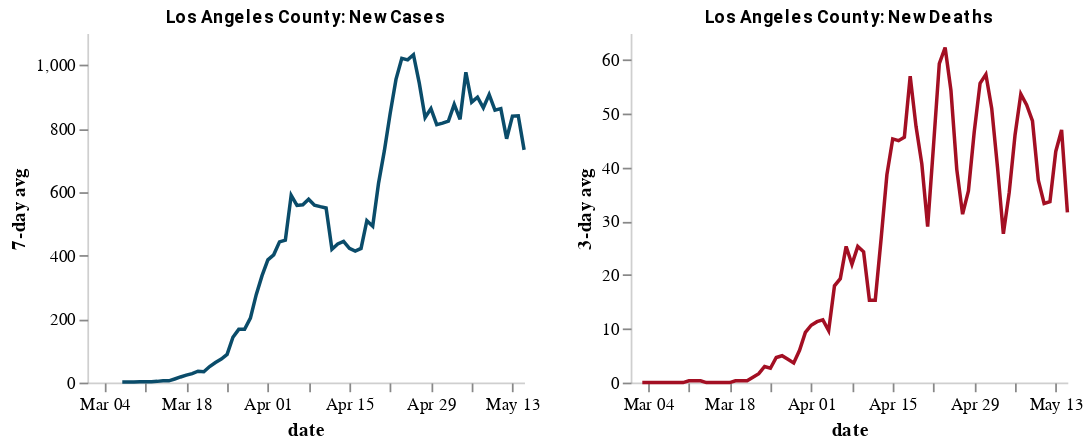
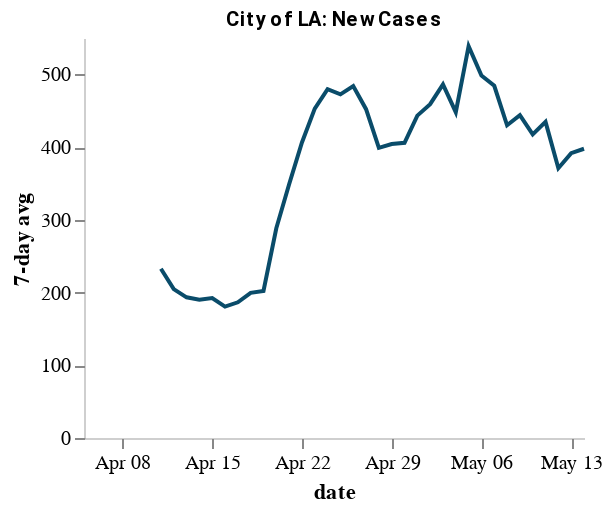
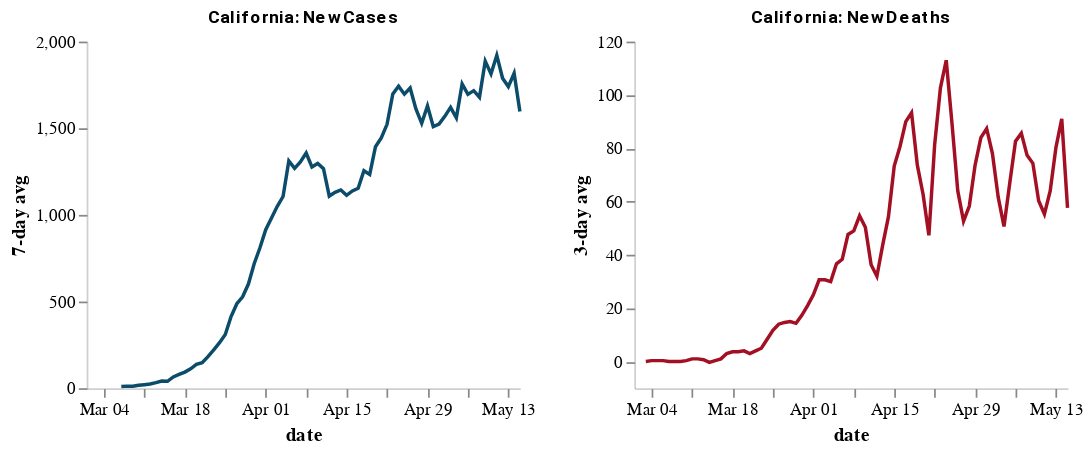
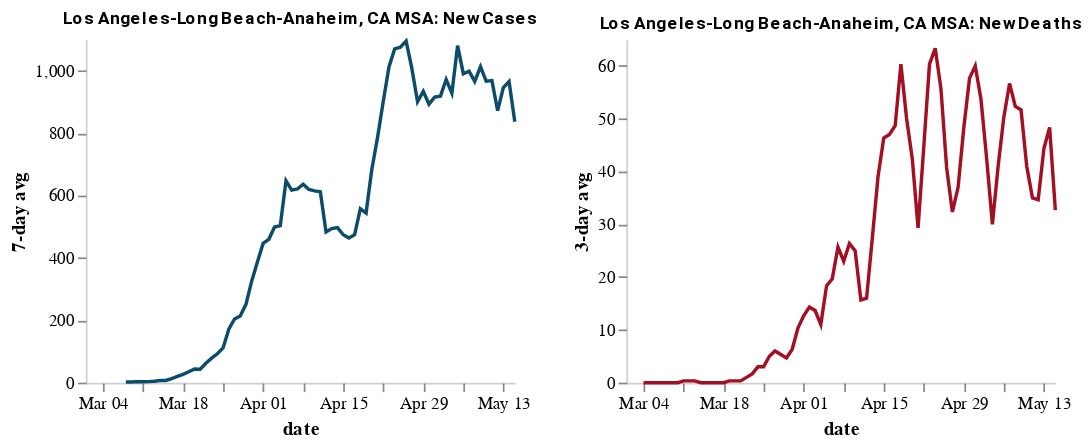

The notebook cell saved with these charts, in order:
### Code cell
la_county = utils.case_indicators_county("Los Angeles, CA", "3/1/20")
la_city = utils.case_indicators_lacity("4/5/20")
ca = utils.case_indicators_state("California", "3/1/20")
la_msa = utils.case_indicators_msa("Los Angeles", "3/1/20")
